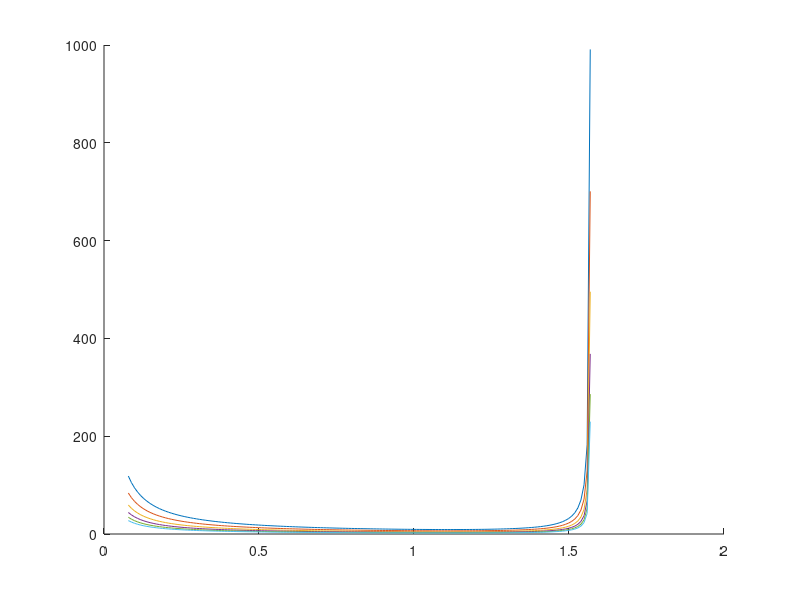

The MATLAB script that drew this image: (Note: this script raises an error after producing the figure.)
% % % % % % % % % % % % % % % % % % % % % % % % % % % % % % % % % % % % % % 
% This is the main shell script for ASEN 5218 Homework #2. It facilitates
% running the problems in the homework. To check this homework, the only 
% thing that is required is to run this script.
% % % % % % % % % % % % % % % % % % % % % % % % % % % % % % % % % % % % % %
clear
close all

% Question 1 Plot
figure
hold on
theta = pi/40:.01:pi/2;
num_longerons = 2:1:7;
num_longerons = num_longerons';
for n = 2:1:7
    temp = (sin(pi/n)/sqrt(n)) * ((10*cot(theta)) + sqrt(10)./sin(theta).*1./cos(theta));
    [value_of_mu.cyl(n-1),i] = min(temp);
    optimal_theta.cyl(n-1,1) = theta(i);
    plot(theta,temp)
end
% table of min thetas
table(num_longerons,optimal_theta.cyl)

%finish plot
optimal_theta.cyl = [optimal_theta.cyl;optimal_theta.cyl(1)];
value_of_mu.cyl = [value_of_mu.cyl,50];
plot(optimal_theta.cyl',value_of_mu.cyl,'r','linewidth',2);
axis([0,pi/2,0,50]); grid on
title('Solid Cylinder $\mu_n \mu_{\theta}$ for Increasing Number of Longerons','interpreter','latex')
ylabel('\mu_n \mu_{\theta}');xlabel('\theta, radians')
legend('n = 2','n = 3','n = 4','n = 5','n = 6','n = 7','Minimum \theta','location','north')
h = text(optimal_theta.cyl(1)+.03,30,['Minimum \theta = ',num2str(optimal_theta.cyl(1)*180/pi,3),'^o'],'horizontalalignment','center');
set(h,'Rotation',90)
 
% Question 2 Plot
figure
hold on
theta = pi/40:.01:pi/2;
num_longerons = 2:1:7;
num_longerons = num_longerons';
for n = 2:1:7
    temp = sin(pi/n)^(2/3)/n^(1/3) * (5*2^(2/3)*cot(theta) + (2^(1/3)*5^(2/3))./(sin(theta).^(2/3).*cos(theta)));
    [value_of_mu.tube(n-1),i] = min(temp);
    optimal_theta.tube(n-1,1) = theta(i);
    plot(theta,temp)
end
% table of min thetas
table(num_longerons,optimal_theta.tube)

%finish plot
optimal_theta.tube = [optimal_theta.tube;optimal_theta.tube(1)];
value_of_mu.tube = [value_of_mu.tube,50];
plot(optimal_theta.tube',value_of_mu.tube,'r','linewidth',2);
axis([0,pi/2,0,50]); grid on
title('Hollow Tube $\mu_n \mu_{\theta}$ for Increasing Number of Longerons','interpreter','latex')
ylabel('\mu_n \mu_{\theta}');xlabel('\theta, radians')
legend('n = 2','n = 3','n = 4','n = 5','n = 6','n = 7','Minimum \theta','location','north')
h = text(optimal_theta.tube(1)+.03,30,['Minimum \theta = ',num2str(optimal_theta.tube(1)*180/pi,3),'^o'],'horizontalalignment','center');
set(h,'Rotation',90)
%%
% Question 3
E = 110e9; %Pa
rho = 1500; %kg/m^3
t_min = 0.5e-3; %m minimum thickness of the tube
loadP_min = 0; %N
loadP_max = 1000; %N
theta_solid = optimal_theta.cyl(1); %radians
theta_tube = optimal_theta.tube(1); %radians

% Plot M/L as a function of the load P for fied parameters
P = loadP_min:1:loadP_max;
i = 1;
figure; hold on; grid on
xlabel('Load P, N');ylabel('M/L, kg/m')
title('Truss Efficiency as a Function of Loading P')
for n = [3 6 12]
    for R = [0.1 0.3 1] %m global truss radius
        % For solid cylinder
        K.cyl = 2/5/sqrt(pi);
        muR.cyl = R;
        muP.cyl = sqrt(P);
        muM.cyl = rho/E^(1/2);
        muN.cyl = sin(pi/n)/sqrt(n);
        muTheta.cyl = 10*cot(theta_solid) + sqrt(10)/(sin(theta_solid)*cos(theta_solid));
        store.cyl.(['longeron',num2str(n)]).(['R',num2str(10*R)]) = K.cyl*muR.cyl*muP.cyl*muM.cyl*muN.cyl*muTheta.cyl;
        switch n
            case 3
                switch R
                    case 0.1
                        plot(P,store.cyl.(['longeron',num2str(n)]).(['R',num2str(10*R)]),'linestyle','-','color','#e6194b','marker','none','markerfacecolor','#0072BD','linewidth',1.5)
                    case 0.3
                        plot(P,store.cyl.(['longeron',num2str(n)]).(['R',num2str(10*R)]),'linestyle','-','color','#f58231','marker','none','markerfacecolor','#0072BD','linewidth',1.5)
                    case 1
                        plot(P,store.cyl.(['longeron',num2str(n)]).(['R',num2str(10*R)]),'linestyle','-','color','#ffe119','marker','none','markerfacecolor','#0072BD','linewidth',1.5)
                end
            case 6
                switch R
                    case 0.1
                        plot(P,store.cyl.(['longeron',num2str(n)]).(['R',num2str(10*R)]),'linestyle','-','color','#bfef45','marker','none','markerfacecolor','#D95319','linewidth',1.5)
                    case 0.3
                        plot(P,store.cyl.(['longeron',num2str(n)]).(['R',num2str(10*R)]),'linestyle','-','color','#3cb44b','marker','none','markerfacecolor','#D95319','linewidth',1.5)
                    case 1
                        plot(P,store.cyl.(['longeron',num2str(n)]).(['R',num2str(10*R)]),'linestyle','-','color','#42d4f4','marker','none','markerfacecolor','#D95319','linewidth',1.5)
                end
            case 12
                switch R
                    case 0.1
                        plot(P,store.cyl.(['longeron',num2str(n)]).(['R',num2str(10*R)]),'linestyle','-','color','#4363d8','marker','none','markerfacecolor','#7E2F8E','linewidth',1.5)
                    case 0.3
                        plot(P,store.cyl.(['longeron',num2str(n)]).(['R',num2str(10*R)]),'linestyle','-','color','#911eb4','marker','none','markerfacecolor','#7E2F8E','linewidth',1.5)
                    case 1
                        plot(P,store.cyl.(['longeron',num2str(n)]).(['R',num2str(10*R)]),'linestyle','-','color','#f032e6','marker','none','markerfacecolor','#7E2F8E','linewidth',1.5)
                end
        end
        %text(.7*loadP_max,store.cyl.(['longeron',num2str(n)]).(['R',num2str(10*R)])(round(.7*loadP_max)),['Cyl R=',num2str(R),' n=',num2str(n)],'horizontalalignment','center')
        
        % For hollow tube
        K.tube = 1/5;
        muR.tube = R^(2/3);
        muP.tube = P.^(1/3);
        muM.tube = rho*t_min^(2/3)/E^(1/3);
        muN.tube = sin(pi/n)^(2/3)/n^(1/3);
        mutheta_tube.tube = (5*2^(2/3)*cot(theta_tube) + (2^(1/3)*5^(2/3))/(sin(theta_tube)^(2/3)*cos(theta_tube)));
        store.tube.(['longeron',num2str(n)]).(['R',num2str(10*R)]) = K.tube*muR.tube*muP.tube*muM.tube*muN.tube*mutheta_tube.tube;
        switch n
            case 3
                switch R
                    case 0.1
                        plot(P,store.tube.(['longeron',num2str(n)]).(['R',num2str(10*R)]),'linestyle','--','color','#e6194b','marker','none','markerfacecolor','#0072BD','linewidth',1.5)
                    case 0.3
                        plot(P,store.tube.(['longeron',num2str(n)]).(['R',num2str(10*R)]),'linestyle','--','color','#f58231','marker','none','markerfacecolor','#0072BD','linewidth',1.5)
                    case 1
                        plot(P,store.tube.(['longeron',num2str(n)]).(['R',num2str(10*R)]),'linestyle','--','color','#ffe119','marker','none','markerfacecolor','#0072BD','linewidth',1.5)
                end
            case 6
                switch R
                    case 0.1
                        plot(P,store.tube.(['longeron',num2str(n)]).(['R',num2str(10*R)]),'linestyle','--','color','#bfef45','marker','none','markerfacecolor','#D95319','linewidth',1.5)
                    case 0.3
                        plot(P,store.tube.(['longeron',num2str(n)]).(['R',num2str(10*R)]),'linestyle','--','color','#3cb44b','marker','none','markerfacecolor','#D95319','linewidth',1.5)
                    case 1
                        plot(P,store.tube.(['longeron',num2str(n)]).(['R',num2str(10*R)]),'linestyle','--','color','#42d4f4','marker','none','markerfacecolor','#D95319','linewidth',1.5)
                end
            case 12
                switch R
                    case 0.1
                        plot(P,store.tube.(['longeron',num2str(n)]).(['R',num2str(10*R)]),'linestyle','--','color','#4363d8','marker','none','markerfacecolor','#7E2F8E','linewidth',1.5)
                    case 0.3
                        plot(P,store.tube.(['longeron',num2str(n)]).(['R',num2str(10*R)]),'linestyle','--','color','#911eb4','marker','none','markerfacecolor','#7E2F8E','linewidth',1.5)
                    case 1
                        plot(P,store.tube.(['longeron',num2str(n)]).(['R',num2str(10*R)]),'linestyle','--','color','#f032e6','marker','none','markerfacecolor','#7E2F8E','linewidth',1.5)
                end
        end
        %text(.5*loadP_max,store.tube.(['longeron',num2str(n)]).(['R',num2str(10*R)])(round(.5*loadP_max)),['tube R=',num2str(R),' n=',num2str(n)],'horizontalalignment','center')
        
        % Find the value of M/L where these two lines cross
        [t1,t2] = polyxpoly(P,store.cyl.(['longeron',num2str(n)]).(['R',num2str(10*R)]),P,store.tube.(['longeron',num2str(n)]).(['R',num2str(10*R)]));
        store.intersects.x(i) = max(t1);
        store.intersects.y(i) = max(t2);
        i = i + 1;
    end
end
set(gca, 'XScale', 'log', 'YScale', 'log')
%%
% Question 4 is a derivation

% Question 5
% For a poisson ratio of 1/3 we derived the formulation in class for bars
% at an arbitrary angle alpha, so we use that here.
% Square Lattice: alpha=0 and alpha=90
disp('Square Lattice')
a = 0;
A1 = [cos(a)^2; sin(a)*cos(a); sin(a)^2] * [cos(a)^2 sin(a)*cos(a) sin(a)^2]
a = pi/2;
A2 = [cos(a)^2; sin(a)*cos(a); sin(a)^2] * [cos(a)^2 sin(a)*cos(a) sin(a)^2]
A = A1 + A2

% Polar Plot
theta = 0:0.01:2*pi;
R = 1/2*(cos(theta).^4 + sin(theta).^4);
figure
polarplot(theta,R)
title('Equivalent Modulus for a Square Lattice')

% Triangle Lattice: alpha=0 and alpha=60 and alpha=120
disp('Triangle Lattice')
a = 0;
A1 = [cos(a)^2; sin(a)*cos(a); sin(a)^2] * [cos(a)^2 sin(a)*cos(a) sin(a)^2]
a = pi/3;
A2 = [cos(a)^2; sin(a)*cos(a); sin(a)^2] * [cos(a)^2 sin(a)*cos(a) sin(a)^2]
a = 2*pi/3;
A3 = [cos(a)^2; sin(a)*cos(a); sin(a)^2] * [cos(a)^2 sin(a)*cos(a) sin(a)^2]
A = A1 + A2 + A3

% Polar Plot
theta = 0:0.01:2*pi;
R = 2.25*sqrt(3)/6; R = repelem(R,length(theta));
figure
polarplot(theta,R)
title('Equivalent Modulus for a Equilateral Triangle Lattice')